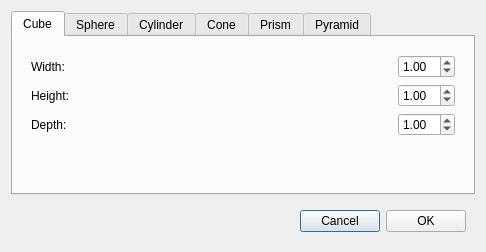
<?xml version="1.0" encoding="UTF-8"?>
<ui version="4.0">
 <class>ACreateDialog</class>
 <widget class="QDialog" name="ACreateDialog">
  <property name="geometry">
   <rect>
    <x>0</x>
    <y>0</y>
    <width>486</width>
    <height>252</height>
   </rect>
  </property>
  <property name="sizePolicy">
   <sizepolicy hsizetype="Minimum" vsizetype="Minimum">
    <horstretch>0</horstretch>
    <verstretch>0</verstretch>
   </sizepolicy>
  </property>
  <property name="windowTitle">
   <string>Dialog</string>
  </property>
  <layout class="QVBoxLayout" name="verticalLayout">
   <item>
    <widget class="QTabWidget" name="tabWidget">
     <property name="currentIndex">
      <number>0</number>
     </property>
     <widget class="QWidget" name="cubeTab">
      <attribute name="title">
       <string>Cube</string>
      </attribute>
      <layout class="QVBoxLayout" name="verticalLayout_2">
       <item>
        <widget class="QWidget" name="widget_2" native="true">
         <layout class="QHBoxLayout" name="horizontalLayout_2">
          <property name="bottomMargin">
           <number>0</number>
          </property>
          <item>
           <widget class="QLabel" name="label">
            <property name="text">
             <string>Width: </string>
            </property>
           </widget>
          </item>
          <item>
           <spacer name="horizontalSpacer_2">
            <property name="orientation">
             <enum>Qt::Horizontal</enum>
            </property>
            <property name="sizeHint" stdset="0">
             <size>
              <width>40</width>
              <height>20</height>
             </size>
            </property>
           </spacer>
          </item>
          <item>
           <widget class="QDoubleSpinBox" name="cubeWidthSpin">
            <property name="minimum">
             <double>0.100000000000000</double>
            </property>
            <property name="maximum">
             <double>10.000000000000000</double>
            </property>
            <property name="value">
             <double>1.000000000000000</double>
            </property>
           </widget>
          </item>
         </layout>
        </widget>
       </item>
       <item>
        <widget class="QWidget" name="widget_3" native="true">
         <layout class="QHBoxLayout" name="horizontalLayout_3">
          <property name="topMargin">
           <number>0</number>
          </property>
          <property name="bottomMargin">
           <number>0</number>
          </property>
          <item>
           <widget class="QLabel" name="label_2">
            <property name="text">
             <string>Height: </string>
            </property>
           </widget>
          </item>
          <item>
           <spacer name="horizontalSpacer_3">
            <property name="orientation">
             <enum>Qt::Horizontal</enum>
            </property>
            <property name="sizeHint" stdset="0">
             <size>
              <width>40</width>
              <height>20</height>
             </size>
            </property>
           </spacer>
          </item>
          <item>
           <widget class="QDoubleSpinBox" name="cubeHeightSpin">
            <property name="minimum">
             <double>0.100000000000000</double>
            </property>
            <property name="maximum">
             <double>10.000000000000000</double>
            </property>
            <property name="value">
             <double>1.000000000000000</double>
            </property>
           </widget>
          </item>
         </layout>
        </widget>
       </item>
       <item>
        <widget class="QWidget" name="widget_4" native="true">
         <layout class="QHBoxLayout" name="horizontalLayout_4">
          <property name="topMargin">
           <number>0</number>
          </property>
          <property name="bottomMargin">
           <number>0</number>
          </property>
          <item>
           <widget class="QLabel" name="label_3">
            <property name="text">
             <string>Depth: </string>
            </property>
           </widget>
          </item>
          <item>
           <spacer name="horizontalSpacer_4">
            <property name="orientation">
             <enum>Qt::Horizontal</enum>
            </property>
            <property name="sizeHint" stdset="0">
             <size>
              <width>40</width>
              <height>20</height>
             </size>
            </property>
           </spacer>
          </item>
          <item>
           <widget class="QDoubleSpinBox" name="cubeDepthSpin">
            <property name="minimum">
             <double>0.100000000000000</double>
            </property>
            <property name="maximum">
             <double>10.000000000000000</double>
            </property>
            <property name="value">
             <double>1.000000000000000</double>
            </property>
           </widget>
          </item>
         </layout>
        </widget>
       </item>
       <item>
        <spacer name="verticalSpacer">
         <property name="orientation">
          <enum>Qt::Vertical</enum>
         </property>
         <property name="sizeHint" stdset="0">
          <size>
           <width>20</width>
           <height>40</height>
          </size>
         </property>
        </spacer>
       </item>
      </layout>
     </widget>
     <widget class="QWidget" name="sphereTab">
      <attribute name="title">
       <string>Sphere</string>
      </attribute>
      <layout class="QVBoxLayout" name="verticalLayout_3">
       <item>
        <widget class="QWidget" name="widget_7" native="true">
         <layout class="QHBoxLayout" name="horizontalLayout_7">
          <property name="bottomMargin">
           <number>0</number>
          </property>
          <item>
           <widget class="QLabel" name="label_6">
            <property name="text">
             <string>Radius: </string>
            </property>
           </widget>
          </item>
          <item>
           <spacer name="horizontalSpacer_7">
            <property name="orientation">
             <enum>Qt::Horizontal</enum>
            </property>
            <property name="sizeHint" stdset="0">
             <size>
              <width>40</width>
              <height>20</height>
             </size>
            </property>
           </spacer>
          </item>
          <item>
           <widget class="QDoubleSpinBox" name="sphereRadiusSpin">
            <property name="minimum">
             <double>0.100000000000000</double>
            </property>
            <property name="maximum">
             <double>10.000000000000000</double>
            </property>
            <property name="value">
             <double>0.500000000000000</double>
            </property>
           </widget>
          </item>
         </layout>
        </widget>
       </item>
       <item>
        <widget class="QWidget" name="widget_5" native="true">
         <layout class="QHBoxLayout" name="horizontalLayout_5">
          <property name="topMargin">
           <number>0</number>
          </property>
          <property name="bottomMargin">
           <number>0</number>
          </property>
          <item>
           <widget class="QLabel" name="label_4">
            <property name="text">
             <string>Slices: </string>
            </property>
           </widget>
          </item>
          <item>
           <spacer name="horizontalSpacer_5">
            <property name="orientation">
             <enum>Qt::Horizontal</enum>
            </property>
            <property name="sizeHint" stdset="0">
             <size>
              <width>40</width>
              <height>20</height>
             </size>
            </property>
           </spacer>
          </item>
          <item>
           <widget class="QSpinBox" name="sphereSlicesSpin">
            <property name="minimum">
             <number>3</number>
            </property>
            <property name="maximum">
             <number>256</number>
            </property>
            <property name="value">
             <number>16</number>
            </property>
           </widget>
          </item>
         </layout>
        </widget>
       </item>
       <item>
        <widget class="QWidget" name="widget_6" native="true">
         <layout class="QHBoxLayout" name="horizontalLayout_6">
          <property name="topMargin">
           <number>0</number>
          </property>
          <property name="bottomMargin">
           <number>0</number>
          </property>
          <item>
           <widget class="QLabel" name="label_5">
            <property name="text">
             <string>Stacks: </string>
            </property>
           </widget>
          </item>
          <item>
           <spacer name="horizontalSpacer_6">
            <property name="orientation">
             <enum>Qt::Horizontal</enum>
            </property>
            <property name="sizeHint" stdset="0">
             <size>
              <width>40</width>
              <height>20</height>
             </size>
            </property>
           </spacer>
          </item>
          <item>
           <widget class="QSpinBox" name="sphereStacksSpin">
            <property name="minimum">
             <number>2</number>
            </property>
            <property name="maximum">
             <number>256</number>
            </property>
            <property name="singleStep">
             <number>2</number>
            </property>
            <property name="value">
             <number>8</number>
            </property>
           </widget>
          </item>
         </layout>
        </widget>
       </item>
       <item>
        <spacer name="verticalSpacer_2">
         <property name="orientation">
          <enum>Qt::Vertical</enum>
         </property>
         <property name="sizeHint" stdset="0">
          <size>
           <width>20</width>
           <height>85</height>
          </size>
         </property>
        </spacer>
       </item>
      </layout>
     </widget>
     <widget class="QWidget" name="cylinderTab">
      <attribute name="title">
       <string>Cylinder</string>
      </attribute>
      <layout class="QVBoxLayout" name="verticalLayout_4">
       <item>
        <widget class="QWidget" name="widget_10" native="true">
         <layout class="QHBoxLayout" name="horizontalLayout_10">
          <property name="bottomMargin">
           <number>0</number>
          </property>
          <item>
           <widget class="QLabel" name="label_9">
            <property name="text">
             <string>Radius: </string>
            </property>
           </widget>
          </item>
          <item>
           <spacer name="horizontalSpacer_10">
            <property name="orientation">
             <enum>Qt::Horizontal</enum>
            </property>
            <property name="sizeHint" stdset="0">
             <size>
              <width>40</width>
              <height>20</height>
             </size>
            </property>
           </spacer>
          </item>
          <item>
           <widget class="QDoubleSpinBox" name="cylinderRadiusSpin">
            <property name="minimum">
             <double>0.100000000000000</double>
            </property>
            <property name="maximum">
             <double>10.000000000000000</double>
            </property>
            <property name="value">
             <double>0.500000000000000</double>
            </property>
           </widget>
          </item>
         </layout>
        </widget>
       </item>
       <item>
        <widget class="QWidget" name="widget_8" native="true">
         <layout class="QHBoxLayout" name="horizontalLayout_8">
          <property name="topMargin">
           <number>0</number>
          </property>
          <property name="bottomMargin">
           <number>0</number>
          </property>
          <item>
           <widget class="QLabel" name="label_7">
            <property name="text">
             <string>Slices: </string>
            </property>
           </widget>
          </item>
          <item>
           <spacer name="horizontalSpacer_8">
            <property name="orientation">
             <enum>Qt::Horizontal</enum>
            </property>
            <property name="sizeHint" stdset="0">
             <size>
              <width>40</width>
              <height>20</height>
             </size>
            </property>
           </spacer>
          </item>
          <item>
           <widget class="QSpinBox" name="cylinderSlicesSpin">
            <property name="minimum">
             <number>3</number>
            </property>
            <property name="maximum">
             <number>256</number>
            </property>
            <property name="value">
             <number>16</number>
            </property>
           </widget>
          </item>
         </layout>
        </widget>
       </item>
       <item>
        <widget class="QWidget" name="widget_9" native="true">
         <layout class="QHBoxLayout" name="horizontalLayout_9">
          <property name="topMargin">
           <number>0</number>
          </property>
          <property name="bottomMargin">
           <number>0</number>
          </property>
          <item>
           <widget class="QLabel" name="label_8">
            <property name="text">
             <string>Height: </string>
            </property>
           </widget>
          </item>
          <item>
           <spacer name="horizontalSpacer_9">
            <property name="orientation">
             <enum>Qt::Horizontal</enum>
            </property>
            <property name="sizeHint" stdset="0">
             <size>
              <width>40</width>
              <height>20</height>
             </size>
            </property>
           </spacer>
          </item>
          <item>
           <widget class="QDoubleSpinBox" name="cylinderHeightSpin">
            <property name="minimum">
             <double>0.100000000000000</double>
            </property>
            <property name="maximum">
             <double>10.000000000000000</double>
            </property>
            <property name="value">
             <double>1.000000000000000</double>
            </property>
           </widget>
          </item>
         </layout>
        </widget>
       </item>
       <item>
        <spacer name="verticalSpacer_3">
         <property name="orientation">
          <enum>Qt::Vertical</enum>
         </property>
         <property name="sizeHint" stdset="0">
          <size>
           <width>20</width>
           <height>85</height>
          </size>
         </property>
        </spacer>
       </item>
      </layout>
     </widget>
     <widget class="QWidget" name="coneTab">
      <attribute name="title">
       <string>Cone</string>
      </attribute>
      <layout class="QVBoxLayout" name="verticalLayout_5">
       <item>
        <widget class="QWidget" name="widget_13" native="true">
         <layout class="QHBoxLayout" name="horizontalLayout_13">
          <property name="bottomMargin">
           <number>0</number>
          </property>
          <item>
           <widget class="QLabel" name="label_12">
            <property name="text">
             <string>Radius: </string>
            </property>
           </widget>
          </item>
          <item>
           <spacer name="horizontalSpacer_13">
            <property name="orientation">
             <enum>Qt::Horizontal</enum>
            </property>
            <property name="sizeHint" stdset="0">
             <size>
              <width>40</width>
              <height>20</height>
             </size>
            </property>
           </spacer>
          </item>
          <item>
           <widget class="QDoubleSpinBox" name="coneRadiusSpin">
            <property name="minimum">
             <double>0.100000000000000</double>
            </property>
            <property name="maximum">
             <double>10.000000000000000</double>
            </property>
            <property name="value">
             <double>0.500000000000000</double>
            </property>
           </widget>
          </item>
         </layout>
        </widget>
       </item>
       <item>
        <widget class="QWidget" name="widget_11" native="true">
         <layout class="QHBoxLayout" name="horizontalLayout_11">
          <property name="topMargin">
           <number>0</number>
          </property>
          <property name="bottomMargin">
           <number>0</number>
          </property>
          <item>
           <widget class="QLabel" name="label_10">
            <property name="text">
             <string>Slices: </string>
            </property>
           </widget>
          </item>
          <item>
           <spacer name="horizontalSpacer_11">
            <property name="orientation">
             <enum>Qt::Horizontal</enum>
            </property>
            <property name="sizeHint" stdset="0">
             <size>
              <width>40</width>
              <height>20</height>
             </size>
            </property>
           </spacer>
          </item>
          <item>
           <widget class="QSpinBox" name="coneSlicesSpin">
            <property name="minimum">
             <number>3</number>
            </property>
            <property name="maximum">
             <number>256</number>
            </property>
            <property name="value">
             <number>16</number>
            </property>
           </widget>
          </item>
         </layout>
        </widget>
       </item>
       <item>
        <widget class="QWidget" name="widget_12" native="true">
         <layout class="QHBoxLayout" name="horizontalLayout_12">
          <property name="topMargin">
           <number>0</number>
          </property>
          <property name="bottomMargin">
           <number>0</number>
          </property>
          <item>
           <widget class="QLabel" name="label_11">
            <property name="text">
             <string>Height: </string>
            </property>
           </widget>
          </item>
          <item>
           <spacer name="horizontalSpacer_12">
            <property name="orientation">
             <enum>Qt::Horizontal</enum>
            </property>
            <property name="sizeHint" stdset="0">
             <size>
              <width>40</width>
              <height>20</height>
             </size>
            </property>
           </spacer>
          </item>
          <item>
           <widget class="QDoubleSpinBox" name="coneHeightSpin">
            <property name="minimum">
             <double>0.100000000000000</double>
            </property>
            <property name="maximum">
             <double>10.000000000000000</double>
            </property>
            <property name="value">
             <double>1.000000000000000</double>
            </property>
           </widget>
          </item>
         </layout>
        </widget>
       </item>
       <item>
        <spacer name="verticalSpacer_4">
         <property name="orientation">
          <enum>Qt::Vertical</enum>
         </property>
         <property name="sizeHint" stdset="0">
          <size>
           <width>20</width>
           <height>85</height>
          </size>
         </property>
        </spacer>
       </item>
      </layout>
     </widget>
     <widget class="QWidget" name="prismTab">
      <attribute name="title">
       <string>Prism</string>
      </attribute>
      <layout class="QVBoxLayout" name="verticalLayout_6">
       <item>
        <widget class="QWidget" name="widget_16" native="true">
         <layout class="QHBoxLayout" name="horizontalLayout_16">
          <property name="bottomMargin">
           <number>0</number>
          </property>
          <item>
           <widget class="QLabel" name="label_15">
            <property name="text">
             <string>Side length: </string>
            </property>
           </widget>
          </item>
          <item>
           <spacer name="horizontalSpacer_16">
            <property name="orientation">
             <enum>Qt::Horizontal</enum>
            </property>
            <property name="sizeHint" stdset="0">
             <size>
              <width>40</width>
              <height>20</height>
             </size>
            </property>
           </spacer>
          </item>
          <item>
           <widget class="QDoubleSpinBox" name="prismSideSpin">
            <property name="minimum">
             <double>0.100000000000000</double>
            </property>
            <property name="maximum">
             <double>10.000000000000000</double>
            </property>
            <property name="value">
             <double>1.000000000000000</double>
            </property>
           </widget>
          </item>
         </layout>
        </widget>
       </item>
       <item>
        <widget class="QWidget" name="widget_14" native="true">
         <layout class="QHBoxLayout" name="horizontalLayout_14">
          <property name="topMargin">
           <number>0</number>
          </property>
          <property name="bottomMargin">
           <number>0</number>
          </property>
          <item>
           <widget class="QLabel" name="label_13">
            <property name="text">
             <string>Length: </string>
            </property>
           </widget>
          </item>
          <item>
           <spacer name="horizontalSpacer_14">
            <property name="orientation">
             <enum>Qt::Horizontal</enum>
            </property>
            <property name="sizeHint" stdset="0">
             <size>
              <width>40</width>
              <height>20</height>
             </size>
            </property>
           </spacer>
          </item>
          <item>
           <widget class="QDoubleSpinBox" name="prismLengthSpin">
            <property name="minimum">
             <double>0.100000000000000</double>
            </property>
            <property name="maximum">
             <double>10.000000000000000</double>
            </property>
            <property name="value">
             <double>1.000000000000000</double>
            </property>
           </widget>
          </item>
         </layout>
        </widget>
       </item>
       <item>
        <spacer name="verticalSpacer_5">
         <property name="orientation">
          <enum>Qt::Vertical</enum>
         </property>
         <property name="sizeHint" stdset="0">
          <size>
           <width>20</width>
           <height>85</height>
          </size>
         </property>
        </spacer>
       </item>
      </layout>
     </widget>
     <widget class="QWidget" name="pyramidTab">
      <attribute name="title">
       <string>Pyramid</string>
      </attribute>
      <layout class="QVBoxLayout" name="verticalLayout_7">
       <item>
        <widget class="QWidget" name="widget_19" native="true">
         <layout class="QHBoxLayout" name="horizontalLayout_19">
          <property name="bottomMargin">
           <number>0</number>
          </property>
          <item>
           <widget class="QLabel" name="label_18">
            <property name="text">
             <string>Side length: </string>
            </property>
           </widget>
          </item>
          <item>
           <spacer name="horizontalSpacer_19">
            <property name="orientation">
             <enum>Qt::Horizontal</enum>
            </property>
            <property name="sizeHint" stdset="0">
             <size>
              <width>40</width>
              <height>20</height>
             </size>
            </property>
           </spacer>
          </item>
          <item>
           <widget class="QDoubleSpinBox" name="pyramidSideSpin">
            <property name="minimum">
             <double>0.100000000000000</double>
            </property>
            <property name="maximum">
             <double>10.000000000000000</double>
            </property>
            <property name="value">
             <double>1.000000000000000</double>
            </property>
           </widget>
          </item>
         </layout>
        </widget>
       </item>
       <item>
        <spacer name="verticalSpacer_6">
         <property name="orientation">
          <enum>Qt::Vertical</enum>
         </property>
         <property name="sizeHint" stdset="0">
          <size>
           <width>20</width>
           <height>85</height>
          </size>
         </property>
        </spacer>
       </item>
      </layout>
     </widget>
    </widget>
   </item>
   <item>
    <widget class="QWidget" name="widget" native="true">
     <layout class="QHBoxLayout" name="horizontalLayout">
      <item>
       <spacer name="horizontalSpacer">
        <property name="orientation">
         <enum>Qt::Horizontal</enum>
        </property>
        <property name="sizeHint" stdset="0">
         <size>
          <width>40</width>
          <height>20</height>
         </size>
        </property>
       </spacer>
      </item>
      <item>
       <widget class="QPushButton" name="cancelButton">
        <property name="text">
         <string>Cancel</string>
        </property>
       </widget>
      </item>
      <item>
       <widget class="QPushButton" name="okButton">
        <property name="text">
         <string>OK</string>
        </property>
       </widget>
      </item>
     </layout>
    </widget>
   </item>
  </layout>
 </widget>
 <resources/>
 <connections/>
</ui>
